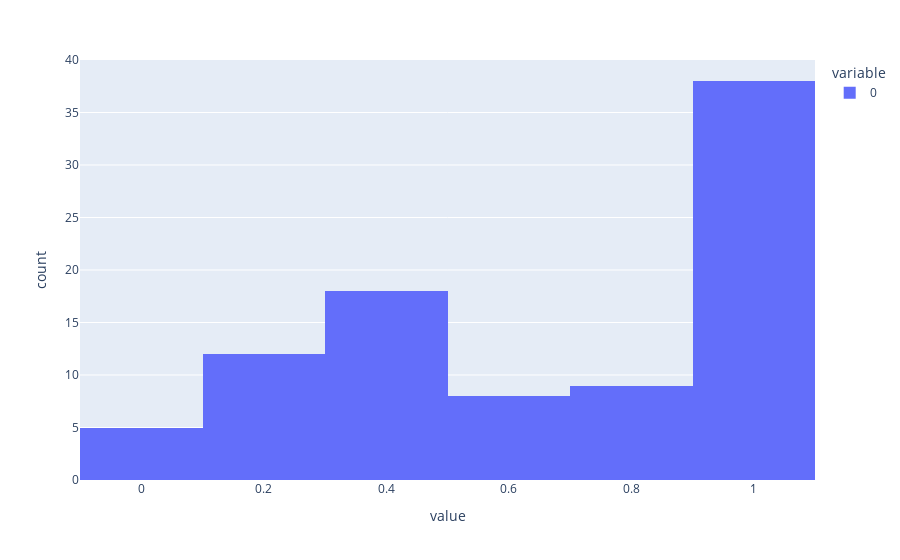

Here is the notebook cell this chart was saved with:
### Code cell
px.histogram(pos_lev[np.where(neg_lev < 0.6)])

### Figure 1 — Plotly figure (JSON) as saved in the notebook; plotly's stock layout.template omitted (floating-point values rounded to 4 significant figures)
{"data": [{"alignmentgroup": "True", "bingroup": "x", "hovertemplate": "variable=0<br>value=%{x}<br>count=%{y}<extra></extra>", "legendgroup": "0", "marker": {"color": "#636efa", "pattern": {"shape": ""}}, "name": "0", "offsetgroup": "0", "orientation": "v", "showlegend": true, "type": "histogram", "x": [0.9467, 0.8632, 0.4271, 0.3889, 0.3939, 0.3439, 0.4068, 0.2095, 0.8769, 0.9855, 0.2037, 0.1667, 0.9844, 0.9375, 0.916, 0.9195, 0.03125, 0.9561, 0.4603, 0.2783, 0.3839, 0.9018, 0.1154, 0.4848, 0.6154, 1, 0.05063, 1, 0.1402, 0.4811, 0.1667, 0.9, 0.03125, 0.6273, 0.3636, 0.3125, 0.5726, 0.7288, 0.9, 0.9429, 1, 0.1864, 0.9452, 1, 0.9067, 1, 0.32, 1, 0.9101, 1, 0.6327, 0.981, 1, 1, 0.9918, 1, 0.873, 0.9762, 0.7903, 0.9735, 0.8182, 0.8281, 0.9615, 0.9895, 0.2381, 1, 0.5175, 0.4242, 0.3285, 1, 0.4492, 0.9677, 0.9873, 1, 0.8434, 0.9189, 0.1376, 0.3824, 0.3287, 0.589, 0.07692, 0.8091, 0.9833, 0.6316, 0.08333, 0.2857, 0.6491, 0.2162, 0.9626, 0.3667], "xaxis": "x", "yaxis": "y"}], "layout": {"barmode": "relative", "legend": {"title": {"text": "variable"}, "tracegroupgap": 0}, "margin": {"t": 60}, "xaxis": {"anchor": "y", "domain": [0, 1], "title": {"text": "value"}}, "yaxis": {"anchor": "x", "domain": [0, 1], "title": {"text": "count"}}}}
